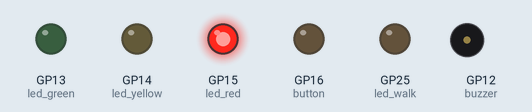
A program run on a simulated Raspberry Pi Pico running MicroPython. Parts: output pins drawn as LEDs (lit = HIGH), buzzer (waves = sounding, pin HIGH). Threads take turns every 2 ms.

Above: at 1.0 s.
At 6.5 s:
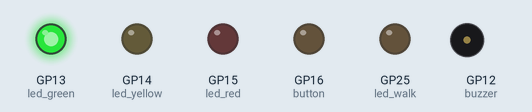
At 10.0 s:
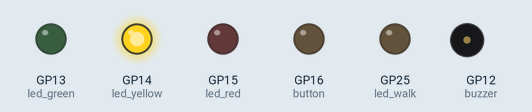
Timing chart, 0 to 14.3 s (numbered marks = the images above):
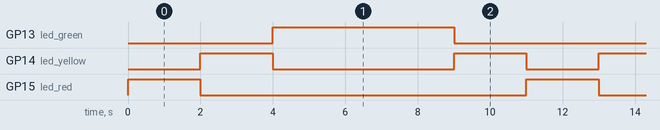

The program:

traffic_lights.py
```python
from machine import Pin, RTC
from utime import sleep
from _thread import start_new_thread

GP12 = 12
GP13 = 13
GP14 = 14
GP15 = 15
GP16 = 16
GP25 = 25

ON = 1
OFF = 0

LDELAY = 5
MDELAY = 2
SDELAY = 0.2

rtc = RTC()

led_red = Pin(GP15, Pin.OUT)
led_yellow = Pin(GP14, Pin.OUT)
led_green = Pin(GP13, Pin.OUT)
led_walk = Pin(GP25, Pin.OUT)

button = Pin(GP16, Pin.OUT, Pin.PULL_DOWN)
buzzer = Pin(GP12, Pin.OUT)


global button_pressed
button_pressed = False


def light_cycle():
    led_red.value(ON)
    sleep(MDELAY)
    led_red.value(OFF)
    led_yellow.value(ON)
    sleep(MDELAY)
    led_yellow.value(OFF)
    led_green.value(ON)
    sleep(LDELAY)
    led_green.value(OFF)
    led_yellow.value(ON)
    sleep(MDELAY)
    led_yellow.value(OFF)


def button_reader_thread():
    global button_pressed

    while True:
        if button.value() == ON:
            button_pressed = True
            print(rtc.datetime())
        sleep(SDELAY)


start_new_thread(button_reader_thread, ())


while True:

    if button_pressed == True:
        led_red.value(ON)
        led_walk.value(ON)

        for i in range(10):
            buzzer.value(ON)
            sleep(SDELAY)
            buzzer.value(OFF)
            sleep(SDELAY)
        led_walk.value(OFF)
        global button_pressed
        button_pressed = False

    light_cycle()
```

Measured:
- by itself, GP13 (led_green): alternates HIGH for 5.0 s and LOW for 6.0 s
- by itself, GP14 (led_yellow): repeats every 11.0 s: LOW 5.0 s, HIGH 2.0 s, LOW 2.0 s, HIGH 2.0 s
- by itself, GP15 (led_red): alternates HIGH for 2.0 s and LOW for 9.0 s
